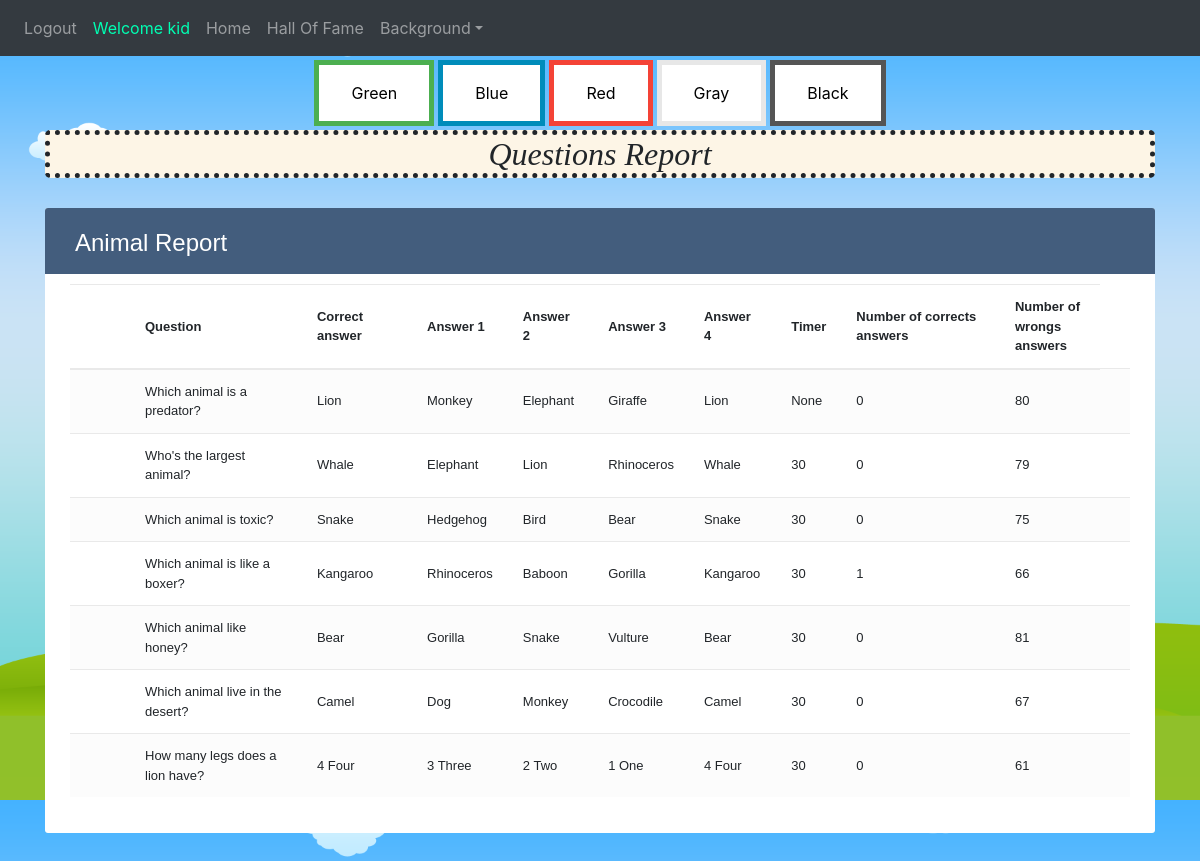
Before: /questionsReport (signed in, upper part) with the older database file.
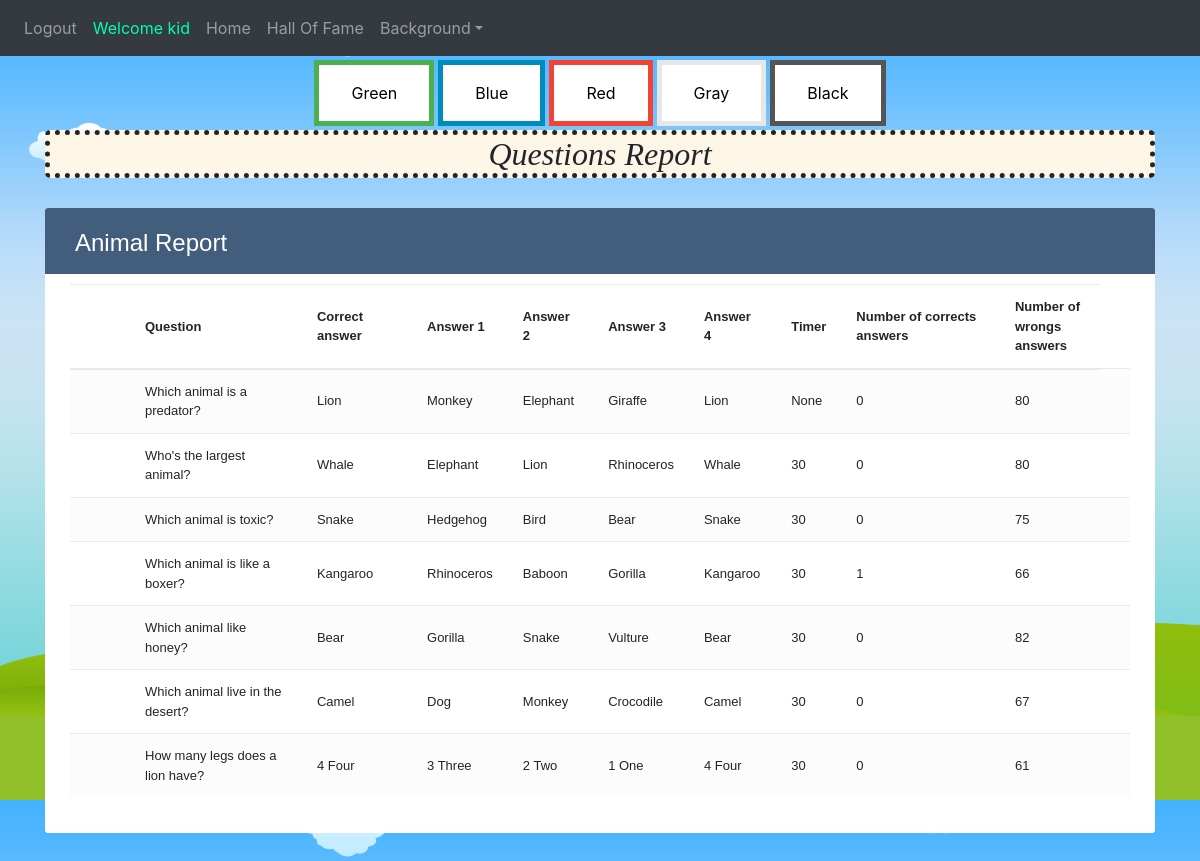
After: the same page with the newer database file.
### website/models.py (models this page shows)
class Question(db.Model):
    id = db.Column(db.Integer, primary_key=True)
    cat = db.Column(db.String(150))
    question = db.Column(db.String(150))
    correct = db.Column(db.String(150))
    answer1 = db.Column(db.String(150))
    answer2 = db.Column(db.String(150))
    answer3 = db.Column(db.String(150))
    answer4 = db.Column(db.String(150))
    url = db.Column(db.String(1500))
    timer=db.Column(db.Integer,default=30)
    wrongs=db.Column(db.Integer,default=0)
    corrects=db.Column(db.Integer,default=0)
    photoUrl = db.Column(db.String(2000))

### website/views.py (the view)
@views.route('/questionsReport', methods=['GET', 'POST'])
@login_required
def questionsReport():
    back=Background.query.all()
    questions=Question.query.all()
    category=QuestionCategory.query.all()
    return render_template("questionsReport.html",user=current_user,questions=questions,background=back,category=category)

### website/__init__.py (called while the page is built)
def create_app():
    app = Flask(__name__)
    app.config['SECRET_KEY'] = 'hjshjhdjah kjshkjdhjs'
    app.config['SQLALCHEMY_DATABASE_URI'] = f'sqlite:///{DB_NAME}'
    db.init_app(app)
    from .views import views
    from .auth import auth
    app.register_blueprint(auth, url_prefix='/')
    app.register_blueprint(views, url_prefix='/')
    from .models import User
    create_database(app)
    login_manager = LoginManager()
    login_manager.login_view = 'auth.login'
    login_manager.init_app(app)
    @login_manager.user_loader
    def load_user(id):
        return User.query.get(int(id))
    return app

### website/templates/questionsReport.html (shortened to what this page needs)
{% extends "base.html" %} {% block title %}questionsReport{% endblock %} {% block content
    %}
<!DOCTYPE html>
<html lang="en">
<head>
    <link rel="stylesheet" href="https://stackpath.bootstrapcdn.com/bootstrap/4.5.0/css/bootstrap.min.css">
    <link rel="stylesheet" href="https://maxcdn.bootstrapcdn.com/font-awesome/4.7.0/css/font-awesome.min.css">
</head>
<div class="container">
    <h2 class="d-flex justify-content-center" style="background-color: oldlace;
    font-style: italic; border-style: dotted;
    border-width: thick; border-radius: 5px; font-family: bold;">Questions Report</h2></div>
{%for cat in category%}
<body_table>
    <div class="container-xl">
        <div class="table-responsive">
            <div class="table-wrapper">
                <div class="table-title">
                    <div class="row">
                        <div class="col-sm-6">
                            <h2>{{cat.cat}} Report</h2>
                        </div>
                    </div>
                </div>
                <table class="table table-striped table-hover">
                    <thead>
                        <tr>
                            <th>
                            </th>
                            <th>Question</th>
                            <th>Correct answer</th>
                            <th>Answer 1</th>
                            <th>Answer 2</th>
                            <th>Answer 3</th>
                            <th>Answer 4</th>
                            <th>Timer</th>
                            <th>Number of corrects answers</th>
                            <th>Number of wrongs answers</th>
                        </tr>
                    </thead>
                    <tbody>
                        {%for q in questions%}
                        {%if q.cat==cat.cat%}
                        <tr>
                            <td>
                            </td>
                            <td>{{q.question}}</td>
                            <td>{{q.correct}}</td>
                            <td>{{q.answer1}}</td>
                            <td>{{q.answer2}}</td>
                            <td>{{q.answer3}}</td>
                            <td>{{q.answer4}}</td>
                            <td>{{q.timer}}</td>
                            <td>{{q.corrects}}</td>
                            <td>{{q.wrongs}}</td>
                            <td>
                            </td>
                        </tr>
                        {%endif%}
                        {%endfor%}
                    </tbody>
                </table>
            </div>
        </div>
    </div>
</body_table>
{%endfor%}
</html>
{% endblock %}

Changed rows visible on the page:
changed Question "Who's the largest animal?": wrongs "79" → "80"
changed Question "Which animal like honey?": wrongs "81" → "82"
